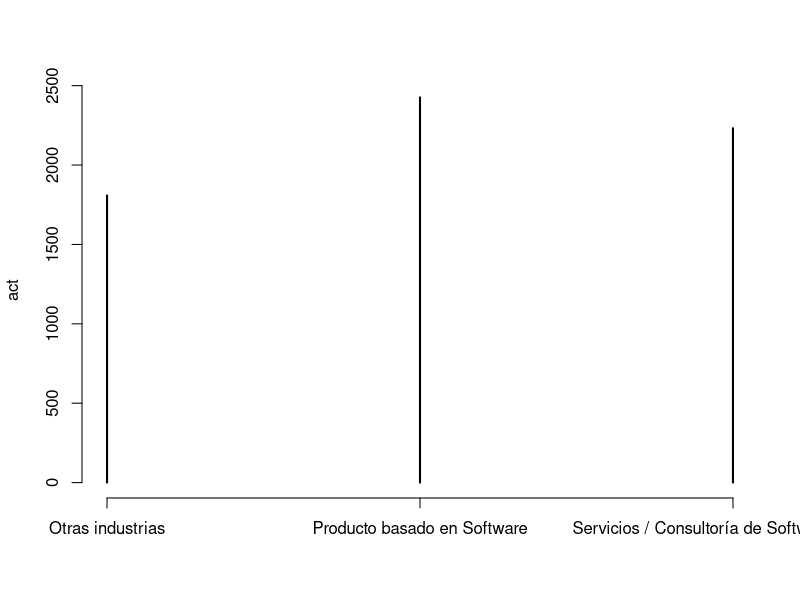
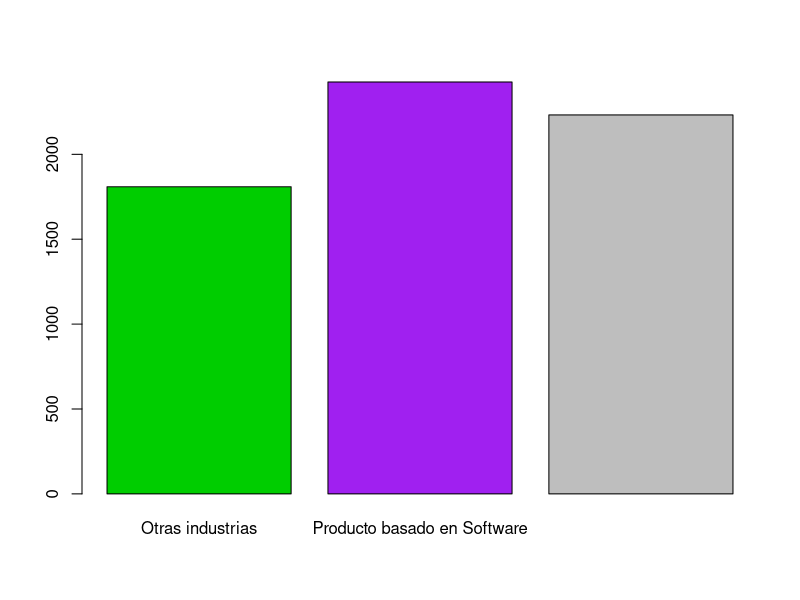
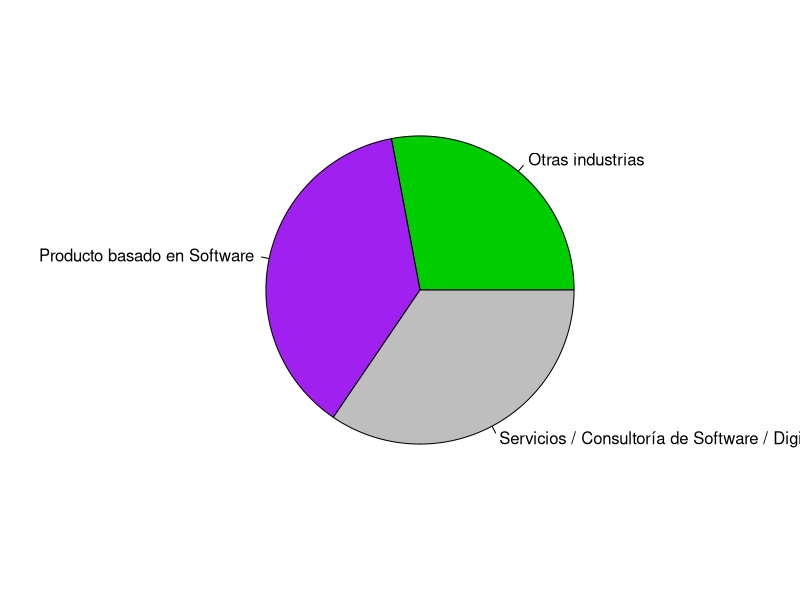
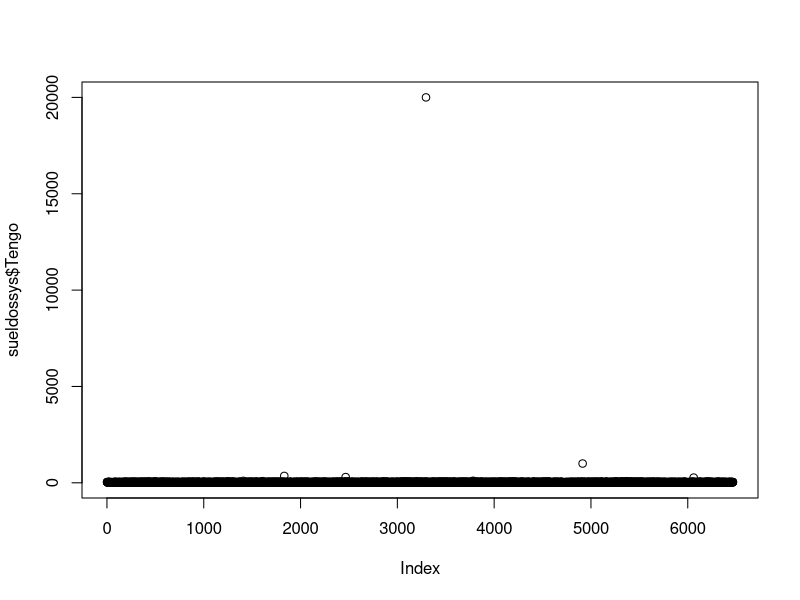
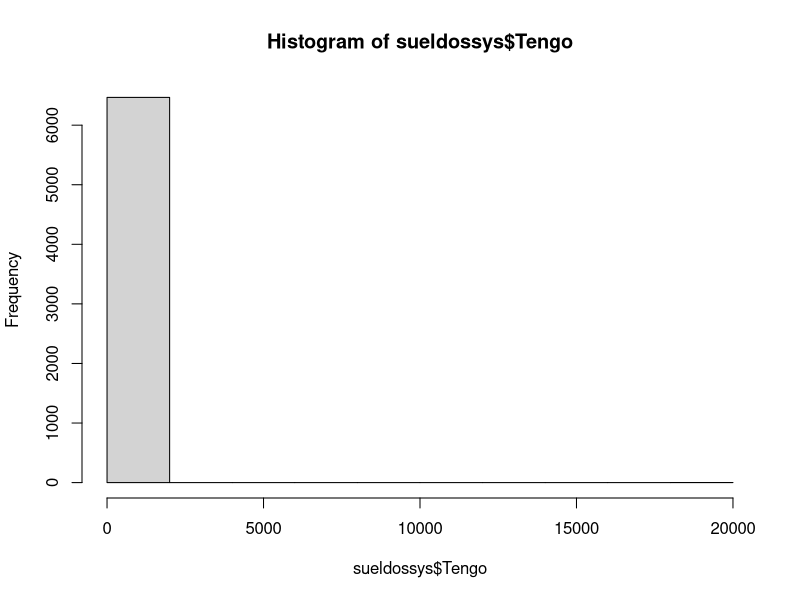
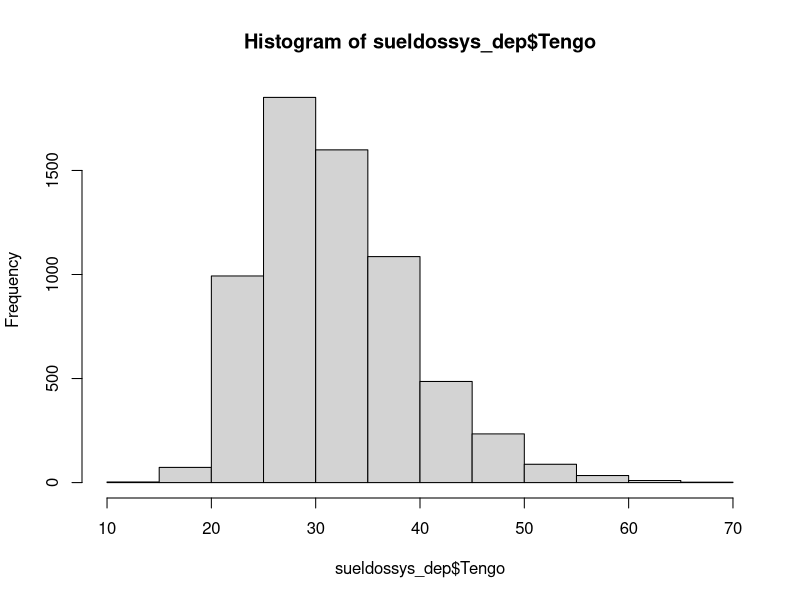
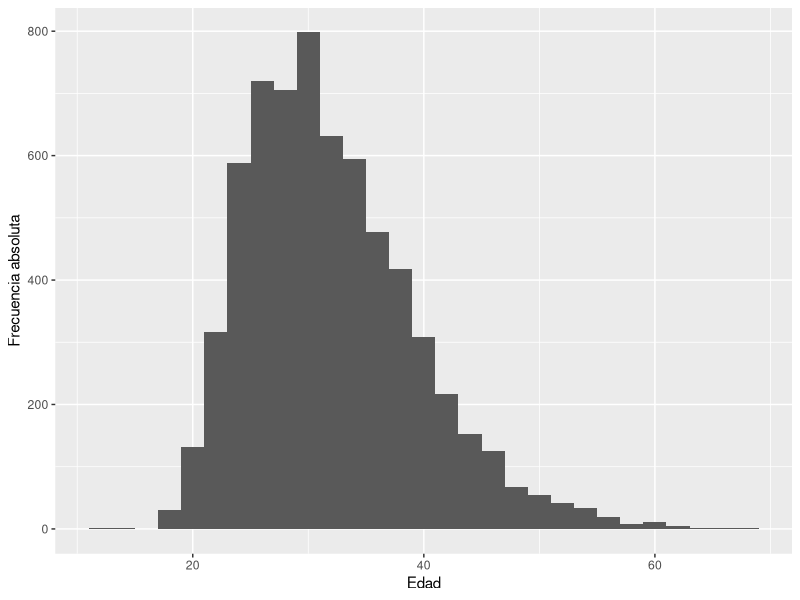
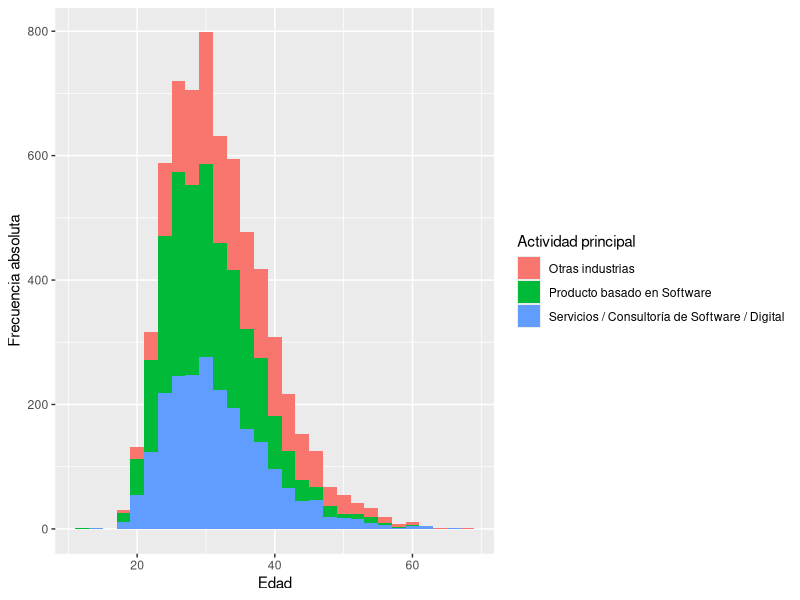

These charts were generated, in order, by the following R code:
#Encuesta de trabajadores en la industria de software 
#Desde 2014 sysarmy lleva a cabo las Encuestas de Sueldos en la región, 
#abarcando a Argentina y el resto de Latinoamérica. 
#Trabajaremos sobre los datos de los salarios argentinos

##Objetivo:
#Introducir R vía RStudio indentificar tipos de variables. Generar tablas y medidas  resumenes y gráficos descriptivos 


#leer tabla de datos
#setwd("C:/Users/franc/Dropbox/Franca/UCAsueldossys")

#librerias
#install.packages("readxl")

library(readxl)

sueldossys <- read_excel("datos/sys2021.xlsx")

View(sueldossys)

#Población, n de la muestra
dim(sueldossys)

#Primer variable Actividad principal
class(sueldossys$`Actividad principal`)

act <- table(sueldossys$`Actividad principal`)

plot(act)

colors <- c("green3", "purple", "grey") 

barplot(act, col=colors )

pie(act, col = colors)

#Segunda variable edad 

class(sueldossys$Tengo)

sueldossys$Tengo <- as.integer(sueldossys$Tengo)

summary(sueldossys$Tengo)

plot(sueldossys$Tengo)

hist(sueldossys$Tengo)

which(sueldossys$Tengo>80)

##depuracion 

library(tidyverse)

sueldossys_dep <- sueldossys %>% filter(Tengo < 80)

hist(sueldossys_dep$Tengo)

sueldossys_dep %>%
  group_by(`Actividad principal`) %>%
  summarise(edad_promedio = mean(Tengo), 
            sd = sd(Tengo),
            cv = sd(Tengo)/mean(Tengo)*100,
            n=n())

#library(ggplot2)

ggplot(data=sueldossys_dep, aes(Tengo)) +
  geom_histogram(binwidth = 2) +
  ylab("Frecuencia absoluta") +
  xlab("Edad")

ggplot(sueldossys_dep, aes(Tengo, fill=`Actividad principal`)) +
  geom_histogram(binwidth = 2)+
  ylab("Frecuencia absoluta")+
  xlab("Edad")

ggplot(sueldossys_dep, aes(`Actividad principal`,Tengo, color=`Actividad principal`))+
  geom_boxplot()+
  ylab("Edad")+
  xlab("Actividad")


ggplot(sueldossys_dep, aes(`Actividad principal`, fill=`Actividad principal`))+
  geom_bar()+
  ylab("Frecuencia absoluta")+
  xlab("Actividad")

##Lugar de trabajo
provincias <- as.data.frame(table(sueldossys$`Dónde estás trabajando`))

colnames(provincias) <- c("Provincia", "Frec abs")

ggplot(sueldossys_dep, aes(x=`Dónde estás trabajando`, fill=`Dónde estás trabajando`))+
  geom_bar()+
  ylab("Frecuencia absoluta")+
  xlab("Provincia")

##sueldos
summary(sueldossys$`Salario mensual o retiro NETO (en tu moneda local)`)

hist(sueldossys$`Salario mensual o retiro NETO (en tu moneda local)`)

salario_neto <- sueldossys %>% 
  filter(`Salario mensual o retiro NETO (en tu moneda local)` < 500000) %>% 
  select(c(`Salario mensual o retiro NETO (en tu moneda local)`,`Pagos en dólares`)) %>%
  rename(neto =`Salario mensual o retiro NETO (en tu moneda local)`)

salario_neto %>%
  group_by(`Pagos en dólares`) %>% 
  summarise(`neto media`= mean(neto), 
            sd = sd(neto), 
            cv = sd(neto)/mean(neto)*100,
            n = n())  

ggplot(salario_neto, aes(neto, fill=`Pagos en dólares`))+
  geom_histogram(binwidth = 10000)+
  ylab("Frecuencia absoluta")+
  xlab("Salario bruto mensual")


ggplot(salario_neto, aes(`Pagos en dólares`,neto, color=`Pagos en dólares`))+
  geom_boxplot()+
  ylab("salario neto")+
  xlab("Tipo de cobro")

## función de distribución acumulada  

salario_neto <-  salario_neto %>% 
  mutate(dolarizado=recode(`Pagos en dólares`,.missing="No", .default="Si")) %>% 
  filter(neto>10000)

table(salario_neto$dolarizado)

ggplot(salario_neto, aes(neto, fill=`dolarizado`, col=`dolarizado`))+
  geom_step(stat="ecdf") +
  ylab("Frecuencia acumulada")+
  xlab("Salario neto mensual")

ggplot(salario_neto, aes(neto, fill=dolarizado, col=dolarizado))+
  geom_histogram(stat = "density") +
  ylab("Frecuencia")+
  xlab("Salario neto mensual")

## summary

salario_neto %>% group_by(dolarizado) %>% 
  summarise(neto_medio = mean(neto),
            neto_DE = sd(neto),
            n=n())

ggplot(salario_neto, aes(dolarizado,neto, fill=dolarizado))+
  geom_boxplot() +
  ylab("Frecuencia")+
  xlab("Salario neto mensual")

# Para que categoría son más variables los sueldos?

# Que probabilidad existe de que una persona que trabaja en la industria del software 
# cobre un sueldo de alguna manera dolarizado?

salario_neto %>% count(dolarizado)

# y que cobre más de 100.000 pesos?

salario_neto %>% count(neto>100000)

# y que cobre más de  100.000 pesos DADO que tiene el sueldo dolarizado

salario_neto %>% group_by(dolarizado) %>% count(neto>100000)

# y que cobre más de  100.000 pesos DADO que NO tiene el sueldo dolarizado

# A trabajar un rato solitos un rato!!! 40 min 

# Consignas

# Caracterizar el salario neto segun la variable Me identifico, 
# Intentar responder si existe brecha salarial
# calcular la probabilidad de que una persona que trabaja en la industria del software en argentina sea Mujer Cis


#Ayudita depurando
# salario_neto_gen <- sueldossys %>% 
#   rename(neto =`Salario mensual o retiro NETO (en tu moneda local)`) %>% 
#   filter(neto< 500000 & neto>10000) %>% 
#   select(c(neto,`Me identifico`)) %>% 
#   mutate(genero = fct_lump(`Me identifico`, n = 2, other_level = "Otre"))


